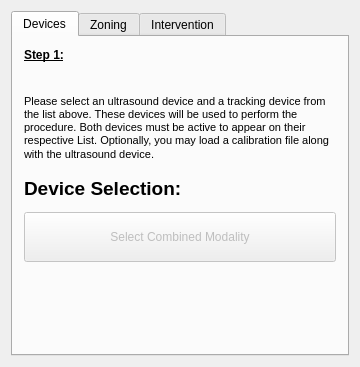
<?xml version="1.0" encoding="UTF-8"?>
<ui version="4.0">
  <class>USNavigationControls</class>
  <widget class="QWidget" name="USNavigationControls">
    <property name="geometry">
      <rect>
        <x>0</x>
        <y>0</y>
        <width>360</width>
        <height>330</height>
      </rect>
    </property>
    <property name="minimumSize">
      <size>
        <width>0</width>
        <height>0</height>
      </size>
    </property>
    <property name="windowTitle">
      <string>QmitkTemplate</string>
    </property>
    <layout class="QVBoxLayout" name="verticalLayout">
      <item>
        <widget class="QTabWidget" name="m_TabWidget">
          <property name="currentIndex">
            <number>0</number>
          </property>
          <widget class="QWidget" name="Devices">
            <attribute name="title">
              <string>Devices</string>
            </attribute>
            <layout class="QVBoxLayout" name="verticalLayout_2">
              <item>
                <widget class="QLabel" name="label_3">
                  <property name="font">
                    <font>
                      <weight>75</weight>
                      <bold>true</bold>
                      <underline>true</underline>
                    </font>
                  </property>
                  <property name="text">
                    <string>Step 1:</string>
                  </property>
                </widget>
              </item>
              <item>
                <widget class="QLabel" name="label_4">
                  <property name="text">
                    <string>
                      &lt;!DOCTYPE HTML PUBLIC &quot;-//W3C//DTD HTML 4.0//EN&quot; &quot;http://www.w3.org/TR/REC-html40/strict.dtd&quot;&gt;
                      &lt;html&gt;&lt;head&gt;&lt;meta name=&quot;qrichtext&quot; content=&quot;1&quot; /&gt;&lt;style type=&quot;text/css&quot;&gt;
                      p, li { white-space: pre-wrap; }
                      &lt;/style&gt;&lt;/head&gt;&lt;body style=&quot; font-family:'MS Shell Dlg 2'; font-size:8.25pt; font-weight:400; font-style:normal;&quot;&gt;
                      &lt;p style=&quot; margin-top:0px; margin-bottom:0px; margin-left:0px; margin-right:0px; -qt-block-indent:0; text-indent:0px;&quot;&gt;&lt;span style=&quot; font-size:8pt;&quot;&gt;Please select an ultrasound device and a tracking device from the list above. These devices will be used to perform the procedure. Both devices must be active to appear on their respective List. Optionally, you may load a calibration file along with the ultrasound device.&lt;/span&gt;&lt;/p&gt;&lt;/body&gt;&lt;/html&gt;
                    </string>
                  </property>
                  <property name="wordWrap">
                    <bool>true</bool>
                  </property>
                </widget>
              </item>
              <item>
                <spacer name="verticalSpacer">
                  <property name="orientation">
                    <enum>Qt::Vertical</enum>
                  </property>
                  <property name="sizeType">
                    <enum>QSizePolicy::Fixed</enum>
                  </property>
                  <property name="sizeHint" stdset="0">
                    <size>
                      <width>20</width>
                      <height>10</height>
                    </size>
                  </property>
                </spacer>
              </item>
              <item>
                <widget class="QLabel" name="label_13">
                  <property name="font">
                    <font>
                      <pointsize>14</pointsize>
                      <weight>75</weight>
                      <bold>true</bold>
                    </font>
                  </property>
                  <property name="text">
                    <string>Device Selection:</string>
                  </property>
                </widget>
              </item>
              <item>
                <widget class="QmitkUSNavigationStepCombinedModality" name="m_CombinedModalitySelectionWidget" native="true"/>
              </item>
              <item>
                <widget class="QPushButton" name="m_BtnSelectDevices">
                  <property name="enabled">
                    <bool>false</bool>
                  </property>
                  <property name="minimumSize">
                    <size>
                      <width>0</width>
                      <height>50</height>
                    </size>
                  </property>
                  <property name="text">
                    <string>Select Combined Modality</string>
                  </property>
                </widget>
              </item>
              <item>
                <spacer name="spacer1">
                  <property name="orientation">
                    <enum>Qt::Vertical</enum>
                  </property>
                  <property name="sizeType">
                    <enum>QSizePolicy::Expanding</enum>
                  </property>
                  <property name="sizeHint" stdset="0">
                    <size>
                      <width>20</width>
                      <height>220</height>
                    </size>
                  </property>
                </spacer>
              </item>
            </layout>
          </widget>
          <widget class="QWidget" name="tab">
            <attribute name="title">
              <string>Zoning</string>
            </attribute>
            <layout class="QVBoxLayout" name="verticalLayout_5">
              <item>
                <widget class="QLabel" name="label_14">
                  <property name="sizePolicy">
                    <sizepolicy hsizetype="Preferred" vsizetype="Fixed">
                      <horstretch>0</horstretch>
                      <verstretch>0</verstretch>
                    </sizepolicy>
                  </property>
                  <property name="font">
                    <font>
                      <weight>75</weight>
                      <bold>true</bold>
                      <underline>true</underline>
                    </font>
                  </property>
                  <property name="text">
                    <string>Step 2:</string>
                  </property>
                </widget>
              </item>
              <item>
                <widget class="QLabel" name="label_15">
                  <property name="sizePolicy">
                    <sizepolicy hsizetype="Preferred" vsizetype="Fixed">
                      <horstretch>0</horstretch>
                      <verstretch>0</verstretch>
                    </sizepolicy>
                  </property>
                  <property name="text">
                    <string>
                      &lt;!DOCTYPE HTML PUBLIC &quot;-//W3C//DTD HTML 4.0//EN&quot; &quot;http://www.w3.org/TR/REC-html40/strict.dtd&quot;&gt;
                      &lt;html&gt;&lt;head&gt;&lt;meta name=&quot;qrichtext&quot; content=&quot;1&quot; /&gt;&lt;style type=&quot;text/css&quot;&gt;
                      p, li { white-space: pre-wrap; }
                      &lt;/style&gt;&lt;/head&gt;&lt;body style=&quot; font-family:'Sans Serif'; font-size:10pt; font-weight:400; font-style:normal;&quot;&gt;
                      &lt;p style=&quot; margin-top:0px; margin-bottom:0px; margin-left:0px; margin-right:0px; -qt-block-indent:0; text-indent:0px;&quot;&gt;&lt;span style=&quot; font-family:'MS Shell Dlg 2'; font-size:8pt;&quot;&gt;Mark risk struktures by navigating to them with the ultrasound probe. Once located, press freeze. Mark the structures by clicking in the center, moving the mouse till the size is acceptable and clicking again to fix the size. You may then change the zone's color and size. Repeat until satisfied. &lt;/span&gt;&lt;/p&gt;&lt;/body&gt;&lt;/html&gt;
                    </string>
                  </property>
                  <property name="wordWrap">
                    <bool>true</bool>
                  </property>
                </widget>
              </item>
              <item>
                <spacer name="verticalSpacer_4">
                  <property name="orientation">
                    <enum>Qt::Vertical</enum>
                  </property>
                  <property name="sizeType">
                    <enum>QSizePolicy::Fixed</enum>
                  </property>
                  <property name="sizeHint" stdset="0">
                    <size>
                      <width>20</width>
                      <height>10</height>
                    </size>
                  </property>
                </spacer>
              </item>
              <item>
                <widget class="QPushButton" name="m_BtnFreeze">
                  <property name="sizePolicy">
                    <sizepolicy hsizetype="Minimum" vsizetype="Fixed">
                      <horstretch>0</horstretch>
                      <verstretch>0</verstretch>
                    </sizepolicy>
                  </property>
                  <property name="minimumSize">
                    <size>
                      <width>0</width>
                      <height>50</height>
                    </size>
                  </property>
                  <property name="text">
                    <string>Freeze Image</string>
                  </property>
                  <property name="checkable">
                    <bool>true</bool>
                  </property>
                </widget>
              </item>
              <item>
                <widget class="QLabel" name="label">
                  <property name="sizePolicy">
                    <sizepolicy hsizetype="Preferred" vsizetype="Fixed">
                      <horstretch>0</horstretch>
                      <verstretch>0</verstretch>
                    </sizepolicy>
                  </property>
                  <property name="text">
                    <string>&lt;html&gt;&lt;head/&gt;&lt;body&gt;&lt;p&gt;&lt;span style=&quot; font-size:11pt; font-weight:600;&quot;&gt;Current Zones:&lt;/span&gt;&lt;/p&gt;&lt;/body&gt;&lt;/html&gt;</string>
                  </property>
                </widget>
              </item>
              <item>
                <widget class="QmitkUSZoneManagementWidget" name="m_ZonesWidget" native="true">
                  <property name="sizePolicy">
                    <sizepolicy hsizetype="Preferred" vsizetype="Preferred">
                      <horstretch>0</horstretch>
                      <verstretch>0</verstretch>
                    </sizepolicy>
                  </property>
                </widget>
              </item>
              <item>
                <widget class="QPushButton" name="m_BtnStartIntervention">
                  <property name="minimumSize">
                    <size>
                      <width>0</width>
                      <height>50</height>
                    </size>
                  </property>
                  <property name="font">
                    <font>
                      <pointsize>12</pointsize>
                      <weight>75</weight>
                      <bold>true</bold>
                    </font>
                  </property>
                  <property name="text">
                    <string>Start Intervention</string>
                  </property>
                </widget>
              </item>
            </layout>
          </widget>
          <widget class="QWidget" name="tab_4">
            <attribute name="title">
              <string>Intervention</string>
            </attribute>
            <layout class="QVBoxLayout" name="verticalLayout_4">
              <item>
                <widget class="QLabel" name="label_10">
                  <property name="font">
                    <font>
                      <weight>75</weight>
                      <bold>true</bold>
                      <underline>true</underline>
                    </font>
                  </property>
                  <property name="text">
                    <string>Step 3:</string>
                  </property>
                </widget>
              </item>
              <item>
                <widget class="QLabel" name="label_11">
                  <property name="text">
                    <string>
                      &lt;!DOCTYPE HTML PUBLIC &quot;-//W3C//DTD HTML 4.0//EN&quot; &quot;http://www.w3.org/TR/REC-html40/strict.dtd&quot;&gt;
                      &lt;html&gt;&lt;head&gt;&lt;meta name=&quot;qrichtext&quot; content=&quot;1&quot; /&gt;&lt;style type=&quot;text/css&quot;&gt;
                      p, li { white-space: pre-wrap; }
                      &lt;/style&gt;&lt;/head&gt;&lt;body style=&quot; font-family:'MS Shell Dlg 2'; font-size:8.25pt; font-weight:400; font-style:normal;&quot;&gt;
                      &lt;p style=&quot; margin-top:0px; margin-bottom:0px; margin-left:0px; margin-right:0px; -qt-block-indent:0; text-indent:0px;&quot;&gt;&lt;span style=&quot; font-size:8pt;&quot;&gt;When all the previous steps are completed, click &amp;quot;Start Intervention&amp;quot; to proceed. When done, click &amp;quot;Stop Intervention&amp;quot; to finsih. No further input is required at this stage. You may stop the intervention to go back and change parameters at any time.&lt;/span&gt;&lt;/p&gt;&lt;/body&gt;&lt;/html&gt;
                    </string>
                  </property>
                  <property name="wordWrap">
                    <bool>true</bool>
                  </property>
                </widget>
              </item>
              <item>
                <widget class="QPushButton" name="m_BtnReset">
                  <property name="minimumSize">
                    <size>
                      <width>0</width>
                      <height>50</height>
                    </size>
                  </property>
                  <property name="text">
                    <string>Stop and Reset</string>
                  </property>
                </widget>
              </item>
              <item>
                <widget class="QPushButton" name="m_BtnNeedleView">
                  <property name="minimumSize">
                    <size>
                      <width>0</width>
                      <height>50</height>
                    </size>
                  </property>
                  <property name="text">
                    <string>NeedleView</string>
                  </property>
                  <property name="checkable">
                    <bool>true</bool>
                  </property>
                  <property name="checked">
                    <bool>false</bool>
                  </property>
                </widget>
              </item>
              <item>
                <widget class="QGroupBox" name="m_RangeBox">
                  <property name="title">
                    <string>Zone Range</string>
                  </property>
                </widget>
              </item>
              <item>
                <spacer name="verticalSpacer_3">
                  <property name="orientation">
                    <enum>Qt::Vertical</enum>
                  </property>
                  <property name="sizeHint" stdset="0">
                    <size>
                      <width>20</width>
                      <height>40</height>
                    </size>
                  </property>
                </spacer>
              </item>
            </layout>
          </widget>
        </widget>
      </item>
    </layout>
  </widget>
  <layoutdefault spacing="6" margin="11"/>
  <customwidgets>
    <customwidget>
      <class>QmitkUSZoneManagementWidget</class>
      <extends>QWidget</extends>
      <header>src/internal/Widgets/QmitkUSZoneManagementWidget.h</header>
      <container>1</container>
    </customwidget>
    <customwidget>
      <class>QmitkUSNavigationStepCombinedModality</class>
      <extends>QWidget</extends>
      <header>src/internal/NavigationStepWidgets/QmitkUSNavigationStepCombinedModality.h</header>
      <container>1</container>
    </customwidget>
  </customwidgets>
  <resources/>
  <connections/>
</ui>
